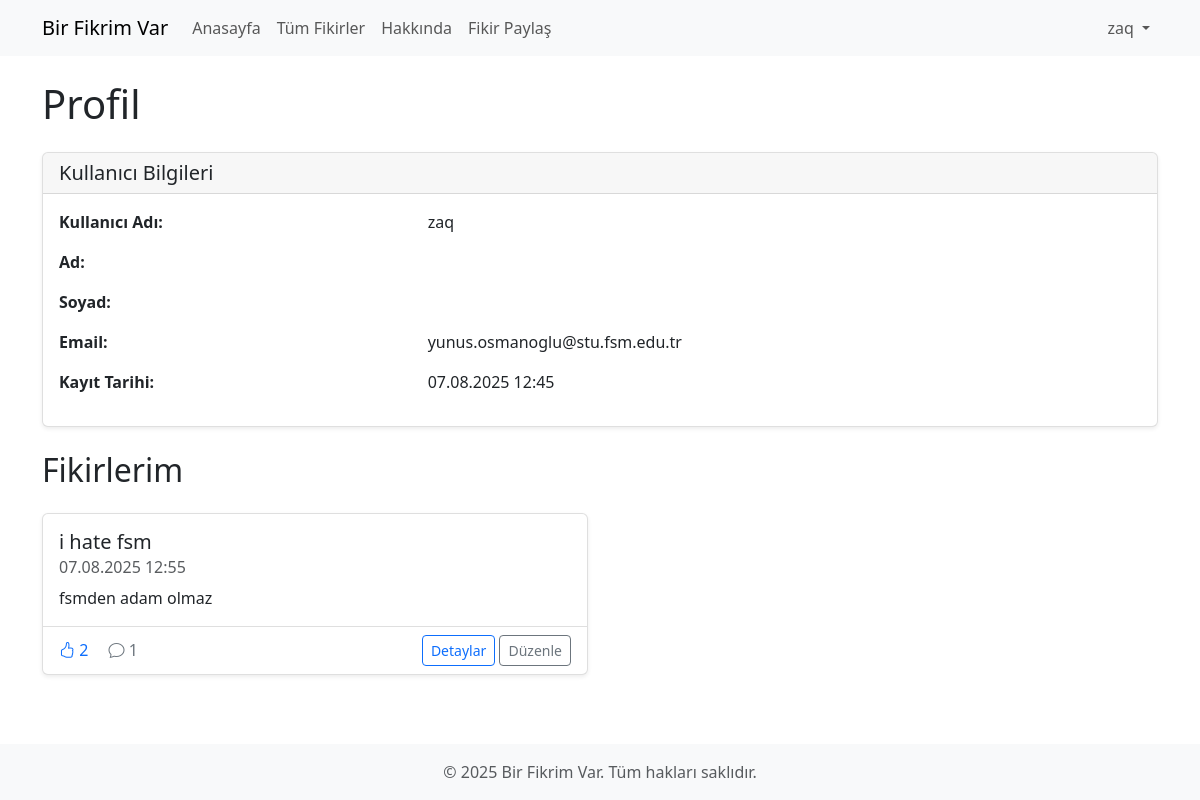
The app's page /accounts/profile/ (signed in), older data.
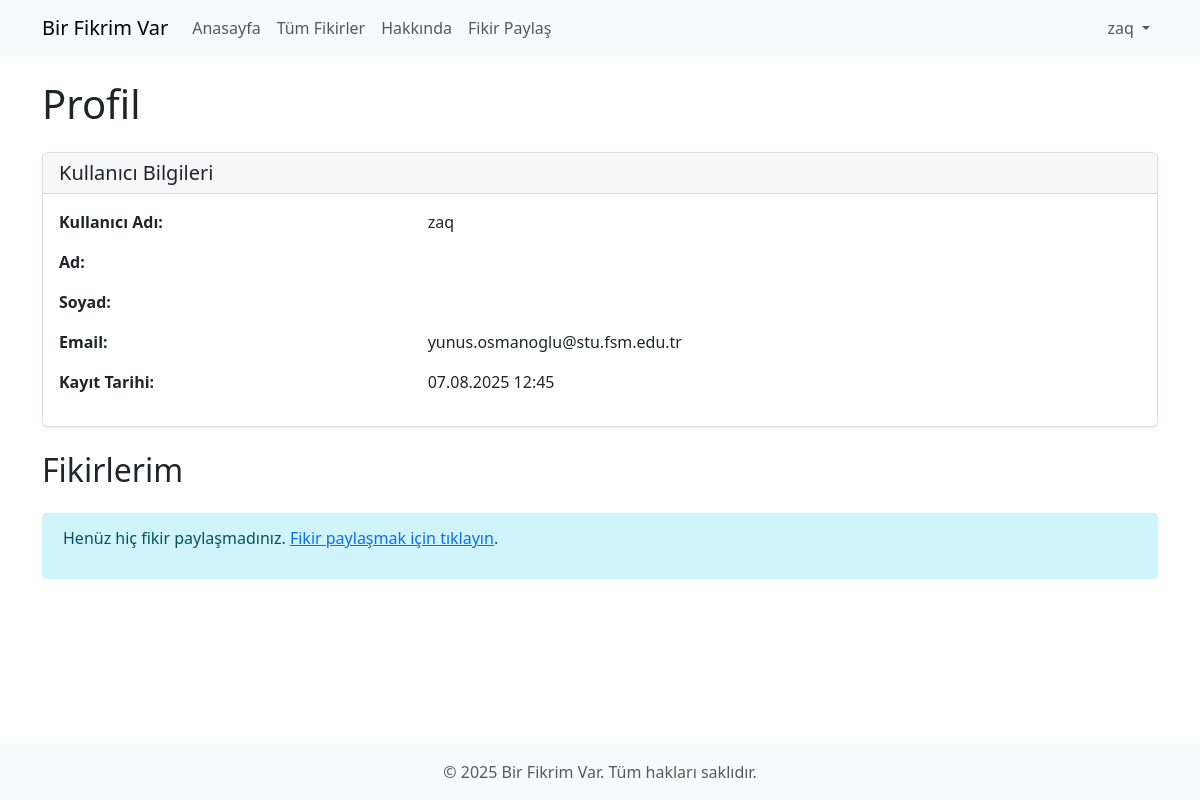
The same page, newer data.
### posts/models.py (models this page shows, shortened)
class Post(models.Model):
    user = models.ForeignKey(
        settings.AUTH_USER_MODEL,
        on_delete=models.CASCADE,
        related_name='posts'
    )
    title = models.CharField(max_length=200)
    content = models.TextField()
    created_at = models.DateTimeField(auto_now_add=True)
    updated_at = models.DateTimeField(auto_now=True)
    class Meta:
        ordering = ['-created_at']
    @property
    def like_count(self):
        return self.likes.count()
    @property
    def comment_count(self):
        return self.comments.count()

### accounts/views.py (the view)
# urls.py: path('profile/', views.profile_view, name='profile'),
@login_required
def profile_view(request):
    return render(request, 'accounts/profile.html')

### templates/accounts/profile.html (shortened to what this page needs)
{% extends 'base.html' %}
{% block content %}
<div class="row">
    <div class="col-md-12">
        <h1 class="mb-4">Profil</h1>
        <div class="card mb-4">
            <div class="card-header">
                <h5 class="mb-0">Kullanıcı Bilgileri</h5>
            </div>
            <div class="card-body">
                <div class="row mb-3">
                    <div class="col-md-4">
                        <strong>Kullanıcı Adı:</strong>
                    </div>
                    <div class="col-md-8">
                        {{ user.username }}
                    </div>
                </div>
                <div class="row mb-3">
                    <div class="col-md-4">
                        <strong>Ad:</strong>
                    </div>
                    <div class="col-md-8">
                    </div>
                </div>
                <div class="row mb-3">
                    <div class="col-md-4">
                        <strong>Soyad:</strong>
                    </div>
                    <div class="col-md-8">
                    </div>
                </div>
                <div class="row mb-3">
                    <div class="col-md-4">
                        <strong>Email:</strong>
                    </div>
                    <div class="col-md-8">
                        {{ user.email }}
                    </div>
                </div>
                <div class="row mb-3">
                    <div class="col-md-4">
                        <strong>Kayıt Tarihi:</strong>
                    </div>
                    <div class="col-md-8">
                        {{ user.date_joined|date:"d.m.Y H:i" }}
                    </div>
                </div>
            </div>
        </div>
        <h2 class="mb-4">Fikirlerim</h2>
        {% if user.posts.exists %}
            <div class="row">
                {% for post in user.posts.all %}
                    <div class="col-md-6 mb-4">
                        <div class="card h-100">
                            <div class="card-body">
                                <h5 class="card-title">{{ post.title }}</h5>
                                <h6 class="card-subtitle mb-2 text-muted">{{ post.created_at|date:"d.m.Y H:i" }}</h6>
                                <p class="card-text">{{ post.content|truncatewords:30 }}</p>
                            </div>
                            <div class="card-footer bg-transparent">
                                <div class="d-flex justify-content-between align-items-center">
                                    <div>
                                        <span class="text-primary">
                                            <i class="bi bi-hand-thumbs-up"></i> {{ post.like_count }}
                                        </span>
                                        <span class="text-secondary ms-3">
                                            <i class="bi bi-chat"></i> {{ post.comment_count }}
                                        </span>
                                    </div>
                                    <div>
                                        <a href="{% url 'post_detail' post.pk %}" class="btn btn-sm btn-outline-primary">Detaylar</a>
                                        <a href="{% url 'post_edit' post.pk %}" class="btn btn-sm btn-outline-secondary">Düzenle</a>
                                    </div>
                                </div>
                            </div>
                        </div>
                    </div>
                {% endfor %}
            </div>
        {% else %}
            <div class="alert alert-info">
                <p>Henüz hiç fikir paylaşmadınız. <a href="{% url 'post_create' %}">Fikir paylaşmak için tıklayın</a>.</p>
            </div>
        {% endif %}
    </div>
</div>
{% endblock %}

Row changes from the older to the newer data that the page shows:
removed Post: title "i hate fsm", created_at "07.08.2025 12:55", content "fsmden adam olmaz", like_count "2", comment_count "1"
Text that changed along with them:
text now shown: "Henüz hiç fikir paylaşmadınız. Fikir paylaşmak için tıklayın ."
